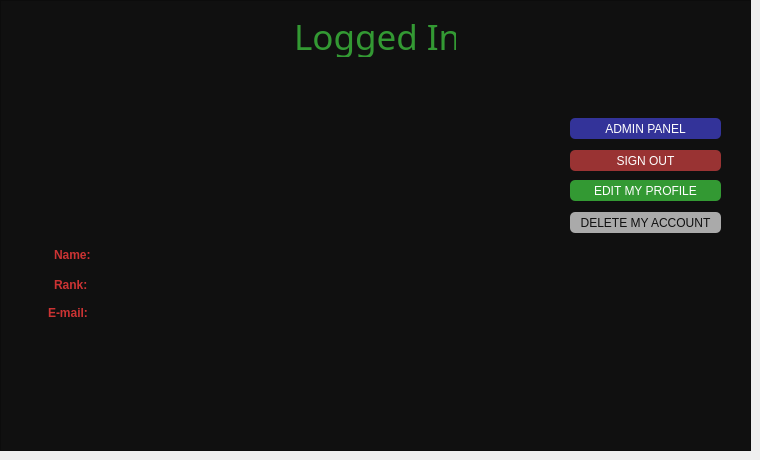
     <widget class="QWidget" name="pageLoggedIn">
      <widget class="QFrame" name="frame_4">
       <property name="geometry">
        <rect>
         <x>0</x>
         <y>0</y>
         <width>751</width>
         <height>451</height>
        </rect>
       </property>
       <property name="styleSheet">
        <string notr="true">background: #101010;</string>
       </property>
       <property name="frameShape">
        <enum>QFrame::StyledPanel</enum>
       </property>
       <property name="frameShadow">
        <enum>QFrame::Raised</enum>
       </property>
       <widget class="QLabel" name="LoggedIn_loggedUserHeader">
        <property name="geometry">
         <rect>
          <x>248</x>
          <y>16</y>
          <width>245</width>
          <height>41</height>
         </rect>
        </property>
        <property name="font">
         <font>
          <family>Droid Sans</family>
          <pointsize>-1</pointsize>
         </font>
        </property>
        <property name="styleSheet">
         <string notr="true">text-align: center;
color: #393;
margin: 0 auto;
font-size: 35px;
font-family: 'Droid Sans';</string>
        </property>
        <property name="text">
         <string>Logged In</string>
        </property>
       </widget>
       <widget class="QPushButton" name="LoggedIn_logoutButton">
        <property name="geometry">
         <rect>
          <x>570</x>
          <y>150</y>
          <width>151</width>
          <height>21</height>
         </rect>
        </property>
        <property name="styleSheet">
         <string notr="true">Padding: 1px;
Border-radius: 5px;
Background: #933;
Color: #fefefe;</string>
        </property>
        <property name="text">
         <string>SIGN OUT</string>
        </property>
       </widget>
       <widget class="QLabel" name="LoggedIn_label">
        <property name="geometry">
         <rect>
          <x>54</x>
          <y>248</y>
          <width>47</width>
          <height>13</height>
         </rect>
        </property>
        <property name="styleSheet">
         <string notr="true">color: #c33;
font-weight: bold;</string>
        </property>
        <property name="text">
         <string>Name:</string>
        </property>
       </widget>
       <widget class="QLabel" name="LoggedIn_label_2">
        <property name="geometry">
         <rect>
          <x>54</x>
          <y>278</y>
          <width>47</width>
          <height>13</height>
         </rect>
        </property>
        <property name="styleSheet">
         <string notr="true">color: #c33;
font-weight: bold;</string>
        </property>
        <property name="text">
         <string>Rank:</string>
        </property>
       </widget>
       <widget class="QLabel" name="LoggedIn_nameLabel">
        <property name="geometry">
         <rect>
          <x>124</x>
          <y>248</y>
          <width>241</width>
          <height>16</height>
         </rect>
        </property>
        <property name="styleSheet">
         <string notr="true">color: #fefefe;</string>
        </property>
        <property name="text">
         <string/>
        </property>
       </widget>
       <widget class="QLabel" name="LoggedIn_rankLabel">
        <property name="geometry">
         <rect>
          <x>124</x>
          <y>278</y>
          <width>201</width>
          <height>16</height>
         </rect>
        </property>
        <property name="styleSheet">
         <string notr="true">color: #fefefe;</string>
        </property>
        <property name="text">
         <string/>
        </property>
       </widget>
       <widget class="QPushButton" name="LoggedIn_editButton">
        <property name="geometry">
         <rect>
          <x>570</x>
          <y>180</y>
          <width>151</width>
          <height>21</height>
         </rect>
        </property>
        <property name="styleSheet">
         <string notr="true">Padding: 1px;
Border-radius: 5px;
Background: #393;
Color: #fefefe;</string>
        </property>
        <property name="text">
         <string>EDIT MY PROFILE</string>
        </property>
       </widget>
       <widget class="QPushButton" name="LoggedIn_delButton">
        <property name="geometry">
         <rect>
          <x>570</x>
          <y>212</y>
          <width>151</width>
          <height>21</height>
         </rect>
        </property>
        <property name="styleSheet">
         <string notr="true">Padding: 1px;
Border-radius: 5px;
Background: #aaa;
Color: #101010;</string>
        </property>
        <property name="text">
         <string>DELETE MY ACCOUNT</string>
        </property>
       </widget>
       <widget class="QLabel" name="LoggedIn_label_3">
        <property name="geometry">
         <rect>
          <x>48</x>
          <y>306</y>
          <width>47</width>
          <height>13</height>
         </rect>
        </property>
        <property name="styleSheet">
         <string notr="true">color: #c33;
font-weight: bold;</string>
        </property>
        <property name="text">
         <string>E-mail:</string>
        </property>
       </widget>
       <widget class="QLabel" name="LoggedIn_emailLabel">
        <property name="geometry">
         <rect>
          <x>124</x>
          <y>306</y>
          <width>201</width>
          <height>16</height>
         </rect>
        </property>
        <property name="styleSheet">
         <string notr="true">color: #fefefe;</string>
        </property>
        <property name="text">
         <string/>
        </property>
       </widget>
       <widget class="QFrame" name="frame_6">
        <property name="geometry">
         <rect>
          <x>120</x>
          <y>92</y>
          <width>128</width>
          <height>128</height>
         </rect>
        </property>
        <property name="styleSheet">
         <string notr="true"/>
        </property>
        <property name="frameShape">
         <enum>QFrame::StyledPanel</enum>
        </property>
        <property name="frameShadow">
         <enum>QFrame::Raised</enum>
        </property>
        <widget class="QLabel" name="LoggedIn_loggedPic">
         <property name="geometry">
          <rect>
           <x>0</x>
           <y>0</y>
           <width>128</width>
           <height>128</height>
          </rect>
         </property>
         <property name="styleSheet">
          <string notr="true"/>
         </property>
         <property name="text">
          <string>&lt;img src=&quot;:user.png&quot; /&gt;</string>
         </property>
        </widget>
       </widget>
       <widget class="QPushButton" name="LoggedIn_adminButton">
        <property name="geometry">
         <rect>
          <x>570</x>
          <y>118</y>
          <width>151</width>
          <height>21</height>
         </rect>
        </property>
        <property name="styleSheet">
         <string notr="true">Padding: 1px;
Border-radius: 5px;
Background: #339;
Color: #fefefe;</string>
        </property>
        <property name="text">
         <string>ADMIN PANEL</string>
        </property>
       </widget>
       <zorder>frame_6</zorder>
       <zorder>LoggedIn_loggedUserHeader</zorder>
       <zorder>LoggedIn_logoutButton</zorder>
       <zorder>LoggedIn_label</zorder>
       <zorder>LoggedIn_label_2</zorder>
       <zorder>LoggedIn_nameLabel</zorder>
       <zorder>LoggedIn_rankLabel</zorder>
       <zorder>LoggedIn_editButton</zorder>
       <zorder>LoggedIn_delButton</zorder>
       <zorder>LoggedIn_label_3</zorder>
       <zorder>LoggedIn_emailLabel</zorder>
       <zorder>LoggedIn_adminButton</zorder>
      </widget>
     </widget>
